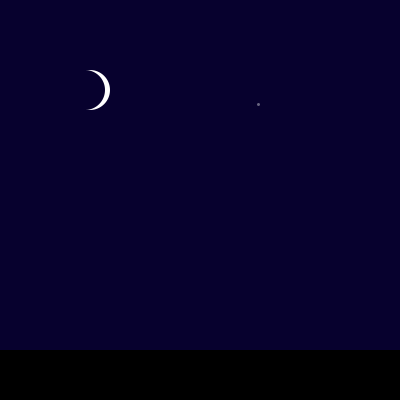
Frame 1 (no input)
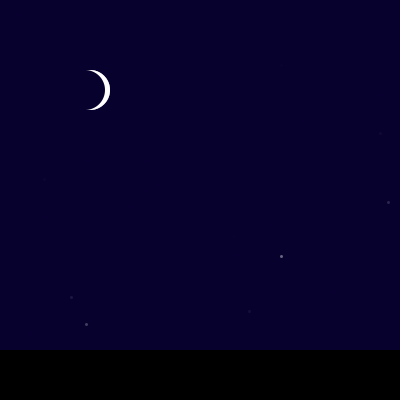
Frame 60 (the mouse pressed at the canvas centre just before this capture)
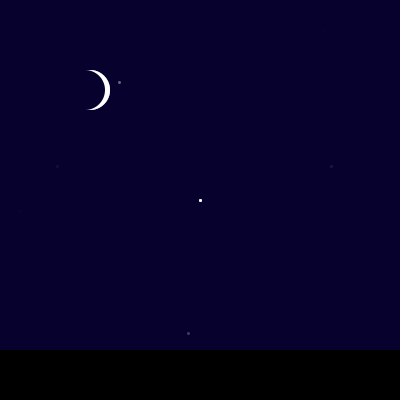
Frame 120 (the mouse held since frame 60 and released just before this capture)

The Processing sketch that drew these frames (run headless with seeded random() and noise(); from frame 60 on, the mouse is pressed at the canvas centre):

// Processing sketch: processing_109260
// ── processing_109260.pde

//Angela Kolosky Homework 4
//Copyright: Angela Kolosky, Pittsburgh, PA, 2013

float x,y,wd,ht;
float fireworkstartUP,fireworkstartRIGHT,fireworkstartLEFT;

void setup()
{
  size(400,400);
  
  //info on floats
  x = 200;
  y = 200;
  wd=width*.5;
  ht=height*.5;
  fireworkstartUP = 350;
  fireworkstartRIGHT = 350;
  fireworkstartLEFT = 350;
  
  //background
  noStroke();
  background(7,1,46);

}

void draw()
{
  noStroke();
  fill(7,1,46,100);
  rect(0,0,width,height);
  
  //moon
  fill(255);
  ellipse(90,90,40,40);
  fill(7,1,46);
  ellipse(85,90,40,40);
  
  //stars
  stroke(255,255,255,100);
  strokeWeight(3);
  point(random(1,400),random(1,400));
  
  //ground
  noStroke();
  fill(0);
  rect(0,350,400,400);
  
  //sparkler
  if (mousePressed == true)
  {
  stroke(255);
  strokeWeight(3);
  point(mouseX,mouseY);
  }
  
  //fireworks setup
   {if (keyCode == UP)
    {
    strokeWeight(5);
    if (fireworkstartUP < 100)
    {stroke(7,1,46);}
    else
    {stroke(0,255,78);}
    point(x,fireworkstartUP);
    fireworkstartUP = fireworkstartUP-1;
    
    if (fireworkstartUP == 100)
      {
      strokeWeight(10);
      stroke(0,255,78);
      point(200,100);
      point(200,70);
      point(200,130);
      point(170,100);
      point(230,100);
      point(170,70);
      point(230,70);
      point(170,130);
      point(230,130);
      }
    if (fireworkstartUP == 90)
      {
      strokeWeight(20);
      stroke(0,255,159);
      point(200,100);
      point(200,70);
      point(200,130);
      point(170,100);
      point(230,100);
      point(170,70);
      point(230,70);
      point(170,130);
      point(230,130);
      }
    if (fireworkstartUP == 70)
      {
      strokeWeight(20);
      stroke(0,255,159);
      point(200,100);
      point(200,70);
      point(200,130);
      point(170,100);
      point(230,100);
      point(170,70);
      point(230,70);
      point(170,130);
      point(230,130);
            strokeWeight(10);
      stroke(0,255,78);
      point(200,100);
      point(200,70);
      point(200,130);
      point(170,100);
      point(230,100);
      point(170,70);
      point(230,70);
      point(170,130);
      point(230,130);
      }   
    }
  }
  
    
  {if (keyCode == RIGHT)
    { 
    strokeWeight(5);
    if (fireworkstartRIGHT < 100)
    {stroke(7,1,46);}
    else
    {stroke(254,0,255);}
    point(300,fireworkstartRIGHT);
    fireworkstartRIGHT = fireworkstartRIGHT-1;
    
    if (fireworkstartRIGHT == 100)
      {
      strokeWeight(10);
      stroke(254,0,255);
      point(300,100);
      point(300,70);
      point(300,130);
      point(270,100);
      point(330,100);
      point(270,70);
      point(330,70);
      point(270,130);
      point(330,130);
      }
    if (fireworkstartRIGHT == 90)
      {
      strokeWeight(20);
      stroke(186,0,255);
      point(300,100);
      point(300,70);
      point(300,130);
      point(270,100);
      point(330,100);
      point(270,70);
      point(330,70);
      point(270,130);
      point(330,130);
      }
    if (fireworkstartRIGHT == 70)
      {
      strokeWeight(20);
      stroke(186,0,255);
      point(300,100);
      point(300,70);
      point(300,130);
      point(270,100);
      point(330,100);
      point(270,70);
      point(330,70);
      point(270,130);
      point(330,130);
            strokeWeight(10);
      stroke(254,0,255);
      point(300,100);
      point(300,70);
      point(300,130);
      point(270,100);
      point(330,100);
      point(270,70);
      point(330,70);
      point(270,130);
      point(330,130);
      }  
    }
  }
  
  
  {if (keyCode == LEFT)
    { 
      strokeWeight(5);
      if (fireworkstartLEFT < 200)
      {stroke(7,1,46);}
      else
      {stroke(255,170,0);}
      point(100,fireworkstartLEFT);
      fireworkstartLEFT = fireworkstartLEFT-1;
      
      if (fireworkstartLEFT == 200)
      {
      strokeWeight(10);
      stroke(255,170,0);
      point(100,200);
      point(100,170);
      point(100,230);
      point(70,200);
      point(130,200);
      point(70,170);
      point(130,170);
      point(70,230);
      point(130,230);
      }
    if (fireworkstartLEFT == 190)
      {
      strokeWeight(20);
      stroke(255,247,0);
      point(100,200);
      point(100,170);
      point(100,230);
      point(70,200);
      point(130,200);
      point(70,170);
      point(130,170);
      point(70,230);
      point(130,230);
      }
    if (fireworkstartLEFT == 170)
      {
      strokeWeight(20);
      stroke(255,247,0);
      point(100,200);
      point(100,170);
      point(100,230);
      point(70,200);
      point(130,200);
      point(70,170);
      point(130,170);
      point(70,230);
      point(130,230);
            strokeWeight(10);
      stroke(255,170,0);
      point(100,200);
      point(100,170);
      point(100,230);
      point(70,200);
      point(130,200);
      point(70,170);
      point(130,170);
      point(70,230);
      point(130,230);
      }  
    }
  }
}
